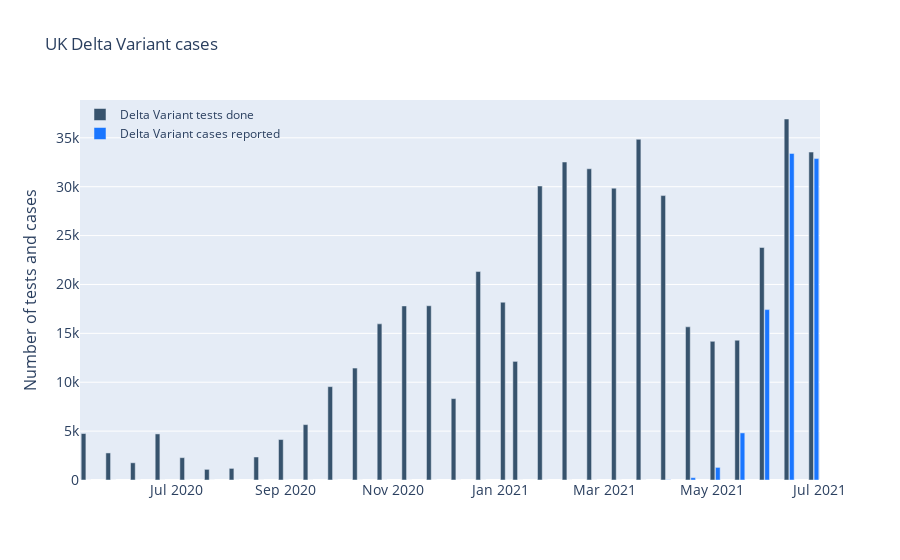

This figure's notebook cell:
### Code cell
fig = go.Figure()
fig.add_trace(go.Bar(x=UKfinal['date'],
                y=UKfinal['2_weeks_Delta_tests'],
                name='Delta Variant tests done',
                marker_color='rgb(55, 83, 109)'
                ))
fig.add_trace(go.Bar(x=UKfinal['date'],
                y=UKfinal['2_weeks_Delta_cases'],
                name='Delta Variant cases reported',
                marker_color='rgb(26, 118, 255)'
                ))

fig.update_layout(
    title='UK Delta Variant cases',
    xaxis_tickfont_size=14,
    yaxis=dict(
        title='Number of tests and cases',
        titlefont_size=16,
        tickfont_size=14,
    ),
    legend=dict(
        x=0,
        y=1.0,
        bgcolor='rgba(255, 255, 255, 0)',
        bordercolor='rgba(255, 255, 255, 0)'
    ),
    barmode='group',
    bargap=0.15, # gap between bars of adjacent location coordinates.
    bargroupgap=0.1 # gap between bars of the same location coordinate.
)
fig.show()

### Figure 1 — Plotly figure (JSON) as saved in the notebook; plotly's stock layout.template omitted (floating-point values rounded to 4 significant figures)
{"data": [{"marker": {"color": "rgb(55, 83, 109)"}, "name": "Delta Variant tests done", "type": "bar", "x": ["2020-05-11T00:00:00", "2020-05-25T00:00:00", "2020-06-08T00:00:00", "2020-06-22T00:00:00", "2020-07-06T00:00:00", "2020-07-20T00:00:00", "2020-08-03T00:00:00", "2020-08-17T00:00:00", "2020-08-31T00:00:00", "2020-09-14T00:00:00", "2020-09-28T00:00:00", "2020-10-12T00:00:00", "2020-10-26T00:00:00", "2020-11-09T00:00:00", "2020-11-23T00:00:00", "2020-12-07T00:00:00", "2020-12-21T00:00:00", "2021-01-04T00:00:00", "2021-01-11T00:00:00", "2021-01-25T00:00:00", "2021-02-08T00:00:00", "2021-02-22T00:00:00", "2021-03-08T00:00:00", "2021-03-22T00:00:00", "2021-04-05T00:00:00", "2021-04-19T00:00:00", "2021-05-03T00:00:00", "2021-05-17T00:00:00", "2021-05-31T00:00:00", "2021-06-14T00:00:00", "2021-06-28T00:00:00"], "y": [4753, 2768, 1761, 4714, 2285, 1088, 1187, 2354, 4138, 5666, 9550, 11450, 15972, 17805, 17822, 8325, 21320, 18184, 12133, 30071, 32527, 31833, 29850, 34848, 29091, 15667, 14181, 14297, 23781, 36925, 33542]}, {"marker": {"color": "rgb(26, 118, 255)"}, "name": "Delta Variant cases reported", "type": "bar", "x": ["2020-05-11T00:00:00", "2020-05-25T00:00:00", "2020-06-08T00:00:00", "2020-06-22T00:00:00", "2020-07-06T00:00:00", "2020-07-20T00:00:00", "2020-08-03T00:00:00", "2020-08-17T00:00:00", "2020-08-31T00:00:00", "2020-09-14T00:00:00", "2020-09-28T00:00:00", "2020-10-12T00:00:00", "2020-10-26T00:00:00", "2020-11-09T00:00:00", "2020-11-23T00:00:00", "2020-12-07T00:00:00", "2020-12-21T00:00:00", "2021-01-04T00:00:00", "2021-01-11T00:00:00", "2021-01-25T00:00:00", "2021-02-08T00:00:00", "2021-02-22T00:00:00", "2021-03-08T00:00:00", "2021-03-22T00:00:00", "2021-04-05T00:00:00", "2021-04-19T00:00:00", "2021-05-03T00:00:00", "2021-05-17T00:00:00", "2021-05-31T00:00:00", "2021-06-14T00:00:00", "2021-06-28T00:00:00"], "y": [0, 0, 0, 0, 0, 0, 0, 0, 0, 0, 0, 0, 0, 0, 0, 0, 0, 0, 0, 0, 0, 1, 0, 2, 26, 238, 1289, 4816, 17429, 33402, 32876]}], "layout": {"bargap": 0.15, "bargroupgap": 0.1, "barmode": "group", "legend": {"bgcolor": "rgba(255, 255, 255, 0)", "bordercolor": "rgba(255, 255, 255, 0)", "x": 0, "y": 1}, "title": {"text": "UK Delta Variant cases"}, "xaxis": {"tickfont": {"size": 14}}, "yaxis": {"tickfont": {"size": 14}, "title": {"font": {"size": 16}, "text": "Number of tests and cases"}}}}
